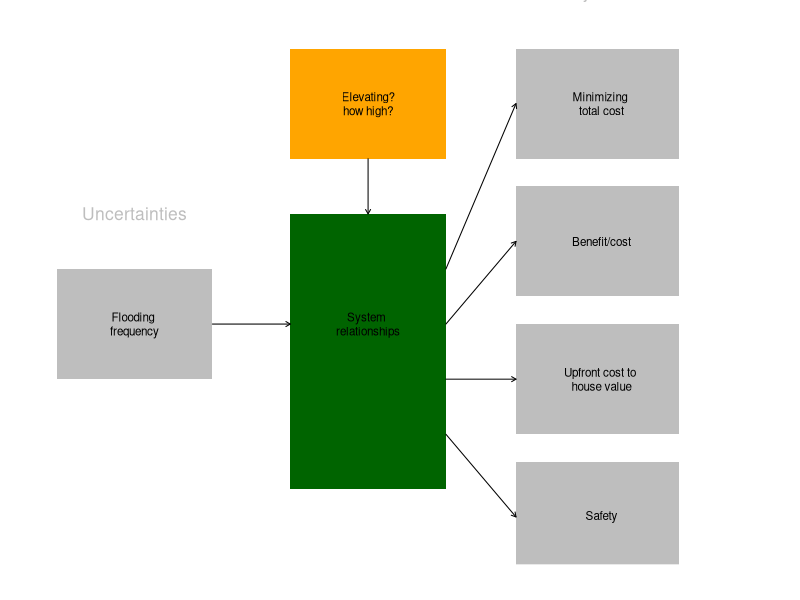

R code for this plot:
pdf("Figure/xlrm.pdf", width =3.94, height =2.43)
par(cex=0.35)
plot(NA,NA,type="n",xlim=c(1,10),ylim=c(1,10),xaxt="n",yaxt="n",bty="n",xlab="",ylab="")

# System relationsips
polygon(x=c(4,6,6,4),y=c(2,2,7,7),border=NA,col="darkgreen")
text(5,5,"System \nrelationships",cex=2)


# Objectives 
text(8,11,'Objectives',xpd=T,cex=3,col="gray",srt=0)

polygon(x=c(6.9,9,9,6.9),y=c(8,8,10,10),border=NA,col="gray")
polygon(x=c(6.9,9,9,6.9),y=c(5.5,5.5,7.5,7.5),border=NA,col="gray")
polygon(x=c(6.9,9,9,6.9),y=c(3,3,5,5),border=NA,col="gray")
polygon(x=c(6.9,9,9,6.9),y=c(0.5,0.5,2.5,2.5),border=NA,col="gray")

arrows(x0=6,y0=3,x1=6.9,y1=1.5,col="black",length = 0.05)
arrows(x0=6,y0=4,x1=6.9,y1=4,col="black",length = 0.05)
arrows(x0=6,y0=5,x1=6.9,y1=6.5,col="black",length = 0.05)
arrows(x0=6,y0=6,x1=6.9,y1=9,col="black",length = 0.05)




text(8,9,"Minimizing \ntotal cost",cex=2)
text(8,6.5,"Benefit/cost",cex=2)
text(8,4,"Upfront cost to \nhouse value",cex=2)
text(8,1.5,"Safety",cex=2)

# Levers 
text(5,11,'Levers',xpd=T,cex=3,col="orange")
polygon(x=c(4,6,6,4),y=c(8,8,10,10),border=NA,col="orange")
text(5,9,"Elevating?\nhow high?",cex=2)
arrows(x0=5,y0=8,x1=5,y1=7,col="black",length = 0.05)

# Uncertainties 
text(2,7,'Uncertainties',xpd=T,cex=3,col="gray",srt=0)
#polygon(x=c(1,3,3,1),y=c(7,7,9,9),border=NA,col="gray",xpd=T)
#polygon(x=c(1,3,3,1),y=c(1,1,3,3),border=NA,col="gray",xpd=T)

#text(2,8,"House size",cex=2)
polygon(x=c(1,3,3,1),y=c(4,4,6,6),border=NA,col="gray",xpd=T)
text(2,5,"Flooding \nfrequency",cex=2)
arrows(x0=3,y0=5,x1=4,y1=5,col="black",length = 0.05)
#text(2,2,"Discount rate",cex=2)

#grid()
dev.off()